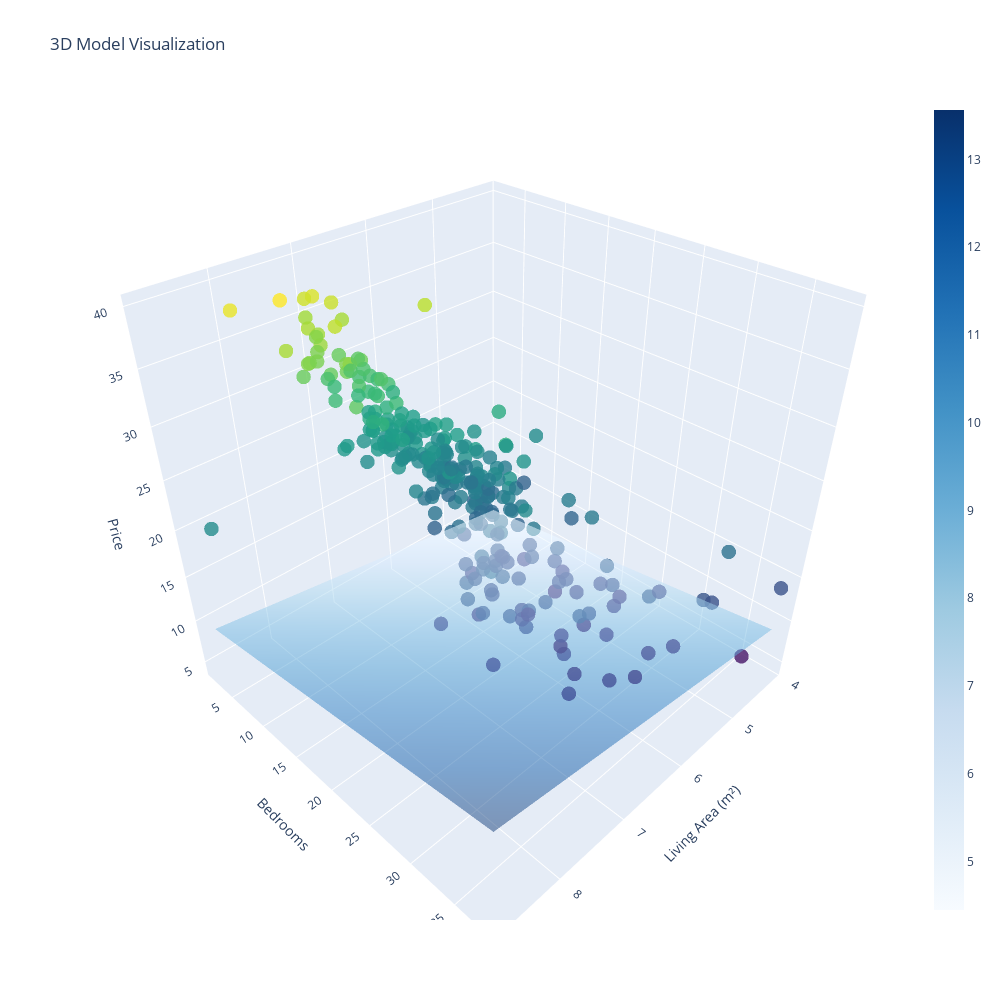

Notebook code for this chart:
### Code cell
visualize_model_3D (X1, X2, Y_train, bias, weights, 30)

### Figure 1 — Plotly figure (JSON) as saved in the notebook; plotly's stock layout.template omitted (floating-point values rounded to 4 significant figures; data arrays with more than 128 entries replaced by an {"elided": "..."} marker saying what was removed)
{"data": [{"marker": {"color": {"elided": "278 float values"}, "colorscale": [[0, "#440154"], [0.1111, "#482878"], [0.2222, "#3e4989"], [0.3333, "#31688e"], [0.4444, "#26828e"], [0.5556, "#1f9e89"], [0.6667, "#35b779"], [0.7778, "#6ece58"], [0.8889, "#b5de2b"], [1, "#fde725"]], "opacity": 0.8, "size": 5}, "mode": "markers", "name": "Data", "type": "scatter3d", "x": {"elided": "278 float values"}, "y": {"elided": "278 float values"}, "z": {"elided": "278 float values"}}, {"colorscale": [[0, "rgb(247,251,255)"], [0.125, "rgb(222,235,247)"], [0.25, "rgb(198,219,239)"], [0.375, "rgb(158,202,225)"], [0.5, "rgb(107,174,214)"], [0.625, "rgb(66,146,198)"], [0.75, "rgb(33,113,181)"], [0.875, "rgb(8,81,156)"], [1, "rgb(8,48,107)"]], "name": "Model Surface", "opacity": 0.5, "type": "surface", "x": {"elided": "30x30 float values"}, "y": {"elided": "30x30 float values"}, "z": {"elided": "30x30 float values"}}], "layout": {"height": 1000, "scene": {"xaxis": {"title": {"text": "Living Area (m²)"}}, "yaxis": {"title": {"text": "Bedrooms"}}, "zaxis": {"title": {"text": "Price"}}}, "title": {"text": "3D Model Visualization"}, "width": 1000}}
